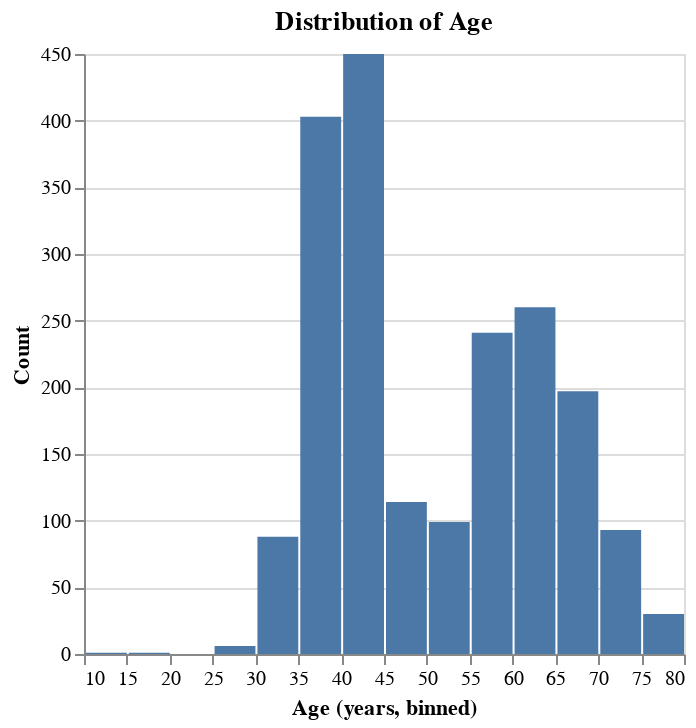

The code cell stored with this chart in its notebook:
### Code cell
chart_age = alt.Chart(diabetes_concise, title="Distribution of Age").mark_bar().encode(
    x = alt.X("age", bin=alt.Bin(maxbins = 30), title = "Age (years, binned)"),
    y = alt.Y("count()", title = "Count")
)

chart_age

### Figure 1 — Vega-Lite specification as saved in the notebook (floating-point values rounded to 4 significant figures; data arrays with more than 128 entries replaced by an {"elided": "..."} marker saying what was removed)
{"config": {"view": {"continuousWidth": 300, "continuousHeight": 300}}, "data": {"name": "data-8a118ec4a922d8d617293475b8fd5ab5"}, "mark": {"type": "bar"}, "encoding": {"x": {"bin": {"maxbins": 30}, "field": "age", "title": "Age (years, binned)", "type": "quantitative"}, "y": {"aggregate": "count", "title": "Count", "type": "quantitative"}}, "title": "Distribution of Age", "$schema": "https://vega.github.io/schema/vega-lite/v5.15.1.json", "datasets": {"data-8a118ec4a922d8d617293475b8fd5ab5": {"elided": "1983 records"}}}
